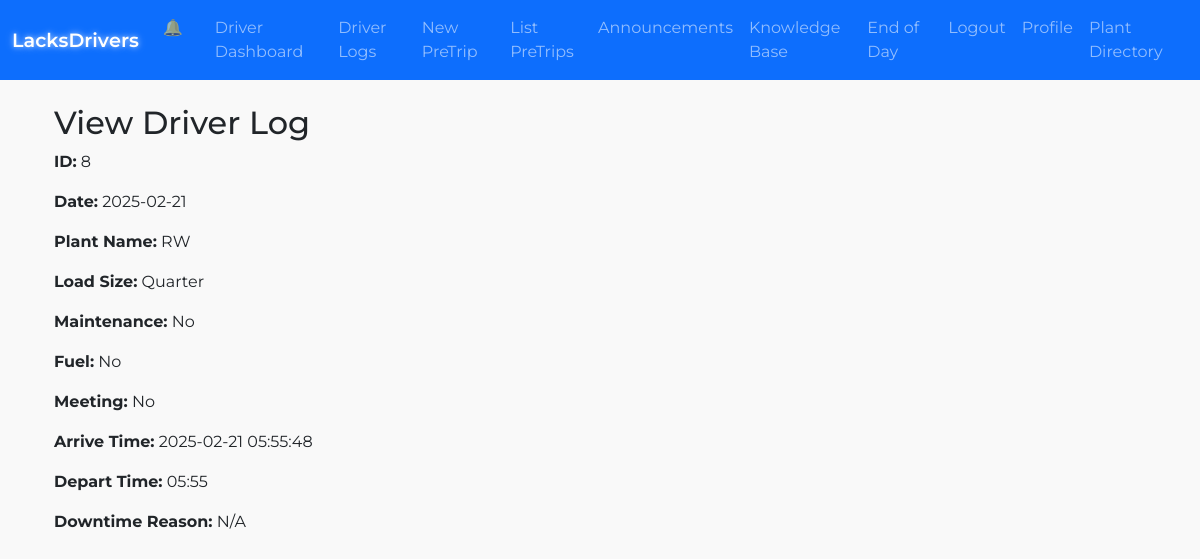
Page /view_driver_log/8 (signed in) on the committed database.
### lacksdrivers.py (models this page shows, shortened)
class DriverLog(db.Model):
    __tablename__ = "driver_log"
    id = db.Column(db.Integer, primary_key=True)
    driver_id = db.Column(db.Integer, db.ForeignKey("user.id"), nullable=False)
    date = db.Column(db.Date, nullable=False)
    arrive_time = db.Column(db.String(20))
    depart_time = db.Column(db.String(20))
    downtime_reason = db.Column(db.String(200), nullable=True)
    load_size = db.Column(db.String(10), nullable=False)
    plant_name = db.Column(db.String(20), nullable=False)
    maintenance = db.Column(db.Boolean, default=False)
    fuel = db.Column(db.Boolean, default=False)
    meeting = db.Column(db.Boolean, default=False)
    created_at = db.Column(db.DateTime, default=datetime.utcnow)
    updated_at = db.Column(db.DateTime, onupdate=datetime.utcnow)

### lacksdrivers.py (the view)
@app.route("/view_driver_log/<int:log_id>")
@login_required
def view_driver_log(log_id):
    log = DriverLog.query.get_or_404(log_id)
    if current_user.role == "driver" and log.driver_id != current_user.id:
        flash("Not authorized to view someone else's log!", "danger")
        return redirect(url_for("driver_logs"))
    return render_template("view_driver_log.html", log=log)

### lacksdrivers.py (called while the page is built)
@app.context_processor
def inject_plant_addresses():
    return dict(PLANT_ADDRESSES=PLANT_ADDRESSES)

@login_manager.user_loader
def load_user(user_id):
    return User.query.get(int(user_id))

### templates/view_driver_log.html
{% extends "base.html" %}
{% block content %}
<div class="container">
  <h2 class="mt-3">View Driver Log</h2>
  <p><strong>ID:</strong> {{ log.id }}</p>
  <p><strong>Date:</strong> {{ log.date }}</p>
  <p><strong>Plant Name:</strong> {{ log.plant_name }}</p>
  <p><strong>Load Size:</strong> {{ log.load_size }}</p>
  <p><strong>Maintenance:</strong> {{ "Yes" if log.maintenance else "No" }}</p>
  <p><strong>Fuel:</strong> {{ "Yes" if log.fuel else "No" }}</p>
  <p><strong>Meeting:</strong> {{ "Yes" if log.meeting else "No" }}</p>
  <p><strong>Arrive Time:</strong>
    {% if log.arrive_time %}
      {{ log.arrive_time }}
    {% else %}
      --
    {% endif %}
  </p>
  <p><strong>Depart Time:</strong>
    {% if log.depart_time %}
      {{ log.depart_time }}
    {% else %}
      --
    {% endif %}
  </p>
  <p><strong>Downtime Reason:</strong> {{ log.downtime_reason or "N/A" }}</p>
</div>
{% endblock %}

### static/css/images/style.css (style rules this page uses)
:root { --bs-primary: #1F3A93; --bs-secondary: #2ECC71; --bs-danger: #E74C3C; --bs-success: #27AE60; --bs-warning: #F39C12; --bs-info: #3498DB; --bs-light: #f8f9fa; --bs-dark: #2C3E50; }

### templates/base.html (style rules this page uses)
body { font-family: 'Montserrat', sans-serif; background-color: #f9f9f9; margin: 0; padding: 0; }

### rows in the picture
DriverLog: id "8", date "2025-02-21", plant_name "RW", load_size "Quarter", maintenance "No", fuel "No", meeting "No", arrive_time "2025-02-21 05:55:48", depart_time "05:55", downtime_reason "N/A"
